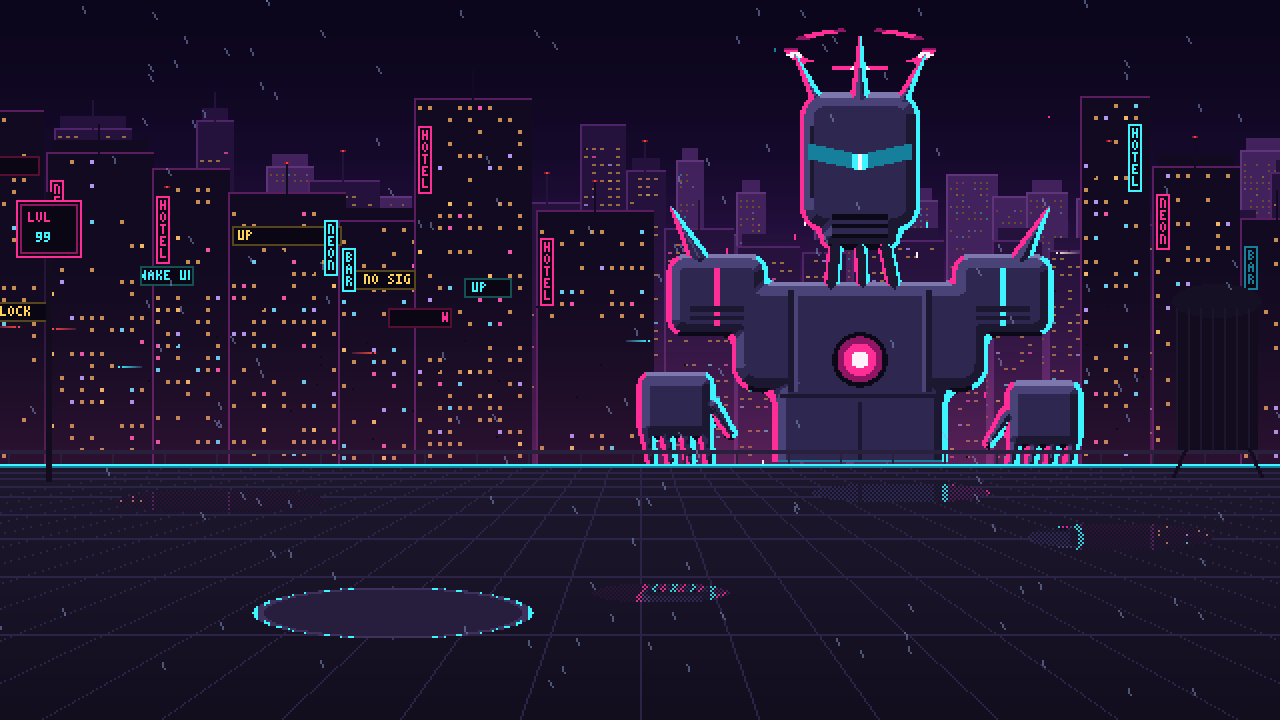
#> input picture triad-process-trial/assets/stages/neon_rooftop_still.png, 1280 x 720 px; its folder holds only this picture in this run
$ python -i styles.py   (imports and definitions only)
#> lines starting #> are read from the running program, lines starting #| are printed output that depends on the picture
### triad-process-trial/tools/aura3.py
"""v7 renderer: aura-first spirits, subtle faces, orbiting orbs, attack/hit/death, any scale.

Everything is evaluated in "body space" (the original 32x48 skeleton coordinates) and
rasterised natively at any scale SC, so near/far sprites stay crisp pixel art.
"""
import math, random
import numpy as np
from PIL import Image
from gen import ELEMENTS, SHADOW, hexc, body_sdf, smin, sd_capsule, sd_circle

TAU = 2 * math.pi
PAL = {el: [hexc(c) for c in cs] for el, cs in ELEMENTS.items()}
OUTLINE = (16, 10, 26, 255)
ORDER = ['fire', 'water', 'wind', 'light', 'dark']

# ------------------------------------------------------------------ noise
class Flow:
    """Sum of travelling sine waves; integer temporal freqs => seamless over t in [0,1)."""
    # [5 lines left out: function __init__, not called in this run]
    def __call__(self, x, y, t):
        return sum(a * np.sin(kx * x + ky * y + TAU * f * t + ph) for kx, ky, f, ph, a in self.w) / self.norm

# [69 lines left out: functions noises, elem_body, fields, not called in this run]

# ------------------------------------------------------------------ faces (small, low contrast)
FACES = {
    'fire':  (["E.....E", ".E...E."], 1),   # hot-headed glare
    'water': (["EE...EE"], 1),              # serene, eyes closed
    'wind':  ([".E...E.", ".E..E.E"], 1),   # trickster wink
    'light': ([".E...E.", ".E...E."], 1),   # wide-eyed, innocent
    'dark':  (["EE...EE"], 4),              # cold glowing stare
}

# ------------------------------------------------------------------ orbs
def orb_sprite(el, size=9):
#> called with el = 'fire', size = 7
    pal = PAL[el]
    c = (size - 1) / 2
    ys, xs = np.mgrid[0:size, 0:size].astype(float)
    x, y = xs - c, ys - c
    R = size / 2 - 0.4
    if el == 'fire':      # flame drop, tip curling up-right
        d = np.minimum(np.hypot(x, y - 1) - (R - 1.2), sd_capsule(x, y, 0, 0, 1.2, -R, R - 1.6, 0.2))
    elif el == 'water':   # droplet, symmetric tip up
        d = np.minimum(np.hypot(x, y - 1) - (R - 1.0), sd_capsule(x, y, 0, 0, 0, -R, R - 1.8, 0.2))
    elif el == 'wind':    # ball with a carved swirl
        d = np.hypot(x, y) - R
    elif el == 'light':   # 4-point star
        d = np.minimum(np.abs(x) * 0.45 + np.abs(y) - R * 0.95, np.abs(x) + np.abs(y) * 0.45 - R * 0.95)
        d = np.minimum(d, np.hypot(x, y) - R * 0.45)
    elif el == 'dark':    # crescent
        d = np.maximum(np.hypot(x, y) - R, -(np.hypot(x - R * 0.45, y + R * 0.35) - R * 0.72))
    img = Image.new('RGBA', (size, size), (0, 0, 0, 0)); px = img.load()
    for j in range(size):
        for i in range(size):
            if d[j, i] <= 0:
                depth = -d[j, i]
                lit = depth - 0.35 * (x[j, i] + y[j, i])
                k = 0 if depth < 0.8 else 1 if lit < 1.0 else 2 if lit < 2.0 else 3
                if el == 'dark':
                    k = 3 if depth < 0.8 else 2 if lit < 1.2 else 1
                px[i, j] = pal[k]
    if el == 'wind':
        for (i, j) in [(int(c) + dx, int(c) + dy) for dx, dy in ((-1, 0), (0, -1), (1, -1), (1, 0), (1, 1), (0, 1))]:
            if 0 <= i < size and 0 <= j < size: px[i, j] = pal[0]
    hi = (int(c) - 1, int(c) - 1) if el != 'dark' else (int(c) - 2, int(c))
    if el != 'light' and px[hi][3]: px[hi] = pal[4]
    if el == 'light': px[int(c), int(c)] = pal[4]
    out = Image.new('RGBA', (size + 2, size + 2), (0, 0, 0, 0)); op = out.load()
    for j in range(size):
        for i in range(size):
            if px[i, j][3]:
                for ddx, ddy in ((1, 0), (-1, 0), (0, 1), (0, -1)):
                    op[i + 1 + ddx, j + 1 + ddy] = OUTLINE
    out.alpha_composite(img, (1, 1))
    return out

ORB = {(el, s): orb_sprite(el, s) for el in ORDER for s in (7, 9)}

# ------------------------------------------------------------------ particles (body space)
# [51 lines left out: functions particles, burst, rise, not called in this run]

# ------------------------------------------------------------------ render one sprite frame
def canvas_size(SC):
    return int(round(66 * SC)), int(round(74 * SC))

# [125 lines left out: function render, not called in this run]

# ------------------------------------------------------------------ action timelines
def tl_idle(n):
    return [{} for _ in range(n)]

# [26 lines left out: functions tl_attack, tl_hit, tl_death, not called in this run]

### triad-process-trial/tools/gen.py
"""Base skeleton + shape helpers (signed-distance body) and the original v4 32x48 generator.
The current renderer (aura3.py) imports body_sdf, smin, sd_capsule, ELEMENTS, SHADOW, hexc from here.

Original notes:

LOCKED SPEC (shared by every element):
  canvas   : 32 x 48 px, transparent background
  anchor   : feet/ground point at (16, 44); ground shadow ellipse centered there
  body     : same humanoid skeleton for every element (head, torso, arms, legs)
  palette  : exactly 5 tones per element (rim, dark, mid, light, core) + 1 shared shadow
  frames   : 6-frame seamless idle loop, 10 fps
  view     : front / slight 3-4 view, light from above
"""
import math, random, sys
import numpy as np
from PIL import Image

W, H, FRAMES = 32, 48, 6
GROUND = (16, 44)
SHADOW = (12, 8, 24, 110)

def hexc(s):
    s = s.lstrip('#'); return tuple(int(s[i:i+2], 16) for i in (0, 2, 4)) + (255,)

ELEMENTS = {
    #          rim        dark       mid        light      core
    'fire':  ['#6b1a12', '#b8321a', '#ee6c1e', '#ffb83c', '#fff2a8'],
    'water': ['#10285e', '#1a5aa8', '#2d9bd8', '#86d8f2', '#e8fbff'],
    'wind':  ['#1b4a48', '#2e8a76', '#5ec79c', '#b4efc8', '#f2fff4'],
    'light': ['#7a5418', '#c4932c', '#f0cf52', '#fff1a2', '#ffffff'],
    'dark':  ['#120a1e', '#2c1244', '#56226f', '#9446b6', '#e2b2ff'],
}

# ---------------------------------------------------------------- shape
def sd_circle(x, y, cx, cy, r):
    return np.hypot(x - cx, y - cy) - r

def sd_capsule(x, y, ax, ay, bx, by, ra, rb):
    """Tapered capsule from a (radius ra) to b (radius rb)."""
    px, py = x - ax, y - ay
    vx, vy = bx - ax, by - ay
    h = np.clip((px * vx + py * vy) / (vx * vx + vy * vy), 0, 1)
    return np.hypot(px - vx * h, py - vy * h) - (ra + (rb - ra) * h)

def smin(a, b, k=2.0):
    h = np.clip(0.5 + 0.5 * (b - a) / k, 0, 1)
    return b * (1 - h) + a * h - k * h * (1 - h)

# [10 lines left out: function body_sdf, not called in this run]

# ---------------------------------------------------------------- noise (seamless in time)
class LoopNoise:
    # [180 lines left out: functions __init__, __call__, field, bands, particles, draw_frame and 1 more, not called in this run]

# [2 lines that do not run on import are left out]

### triad-process-trial/tools/boss.py
"""NULL MONARCH: cyberpunk boss renderer + its stage (rainy neon rooftop).

Same method as the spirits: the body is signed-distance shapes in a 100x120 "body space",
shaded into a locked palette, with animated parameters. Its "aura" is digital glitch.

Usage:
  python3 tools/boss.py OUT_DIR    -> boss previews + sprite sheet + stage still
"""
import math, random, sys, os, json
import numpy as np
from PIL import Image, ImageDraw
from gen import smin, sd_capsule

TAU = 2 * math.pi

# ------------------------------------------------------------------ locked boss palette (10 tones)
def hx(s): s = s.lstrip('#'); return tuple(int(s[i:i + 2], 16) for i in (0, 2, 4)) + (255,)
BP = {
    'M0': hx('#0b0918'),  # outline / deepest metal
    'M1': hx('#1d1832'),  # dark metal, panel seams
    'M2': hx('#2e2850'),  # base metal
    'M3': hx('#4a4378'),  # lit metal
    'M4': hx('#7d78ad'),  # top highlight
    'MGd': hx('#8e1663'), # magenta dark
    'MG': hx('#ff2e97'),  # neon magenta
    'CYd': hx('#167f9c'), # cyan dark
    'CY': hx('#3df4ff'),  # neon cyan
    'W': hx('#fff2fb'),   # hot white
}
SCB = 2.3
BW, BH = int(100 * SCB), int(120 * SCB)

# [176 lines left out: functions sd_box, boss_render, not called in this run]

# action timelines (dicts consumed per frame)
def btl_idle(n): return [{} for _ in range(n)]
# [12 lines left out: function btl_attack, not called in this run]
def btl_hit():
    return [{'flash': k < 1, 'glitch': [1.0, 0.9, 0.6, 0.4, 0.2, 0.0][k]} for k in range(6)]
def btl_intro(n=24):
    return [{'appear': min(1, k / (n - 6)), 'glitch': 0.8 * (1 - k / n)} for k in range(n)]
def btl_enrage():
    return [{'glitch': 1.2 if k % 3 else 0.4, 'charge': 0.5 + 0.5 * (k % 2), 'raise': 0.4} for k in range(16)]

# boss placement in the 640x360 scene
BOSS_X, BOSS_TOP = 430, 12
def boss_point(bx, by):
    return BOSS_X - BW / 2 + bx * SCB, BOSS_TOP + by * SCB
VISOR = boss_point(50, 28)
CORE = boss_point(50, 73)
#> further down, picture is the input picture: shape (720, 1280, 3); mean B, G, R 49.4, 22.6, 32.2

# ------------------------------------------------------------------ the stage: neon rooftop
SW, SH = 640, 360
ROOF = 232
WIN = [(255, 196, 110), (110, 220, 255), (255, 92, 180), (190, 160, 255)]
SIGNS = ['OVERCLOCK', 'NEURO GRAFT', 'SYNTH NOODLE', 'VOID BANK', 'NO SIGNAL', 'WAKE UP']

class City:
    # [168 lines left out: functions __init__, sky_layer, roof_layer, rain_layer, stage_frame, not called in this run]

# [36 lines that do not run on import are left out]

### triad-process-trial/tools/styles.py
"""Style exploration: the NULL MONARCH scene rebuilt in 3D (ray-marched signed distance fields),
then rendered as A) HD pixel art, B) graphic-novel comic, C) cinematic CGI.

Usage: python3 tools/styles.py OUT_DIR
"""
import math, os, random, sys
import numpy as np
from PIL import Image, ImageFilter, ImageDraw
import aura3 as A
import boss as B
from battle_ui import text, text_w

TAU = 2 * math.pi
W, H = 960, 540          # ray-march resolution
OW, OH = 1280, 720       # output resolution

# ------------------------------------------------------------------ 3D SDF primitives (p = tuple of arrays)
def length3(x, y, z): return np.sqrt(x * x + y * y + z * z)
def rbox(p, c, h, r):
    qx = np.abs(p[0] - c[0]) - (h[0] - r); qy = np.abs(p[1] - c[1]) - (h[1] - r); qz = np.abs(p[2] - c[2]) - (h[2] - r)
    return length3(np.maximum(qx, 0), np.maximum(qy, 0), np.maximum(qz, 0)) + np.minimum(np.maximum(qx, np.maximum(qy, qz)), 0) - r
# [5 lines left out: function cap, not called in this run]
def torus(p, c, R, r):
    q = np.hypot(p[0] - c[0], p[2] - c[2]) - R
    return np.hypot(q, p[1] - c[1]) - r
def cyl_z(p, c, r, hl):
    dx = np.hypot(p[0] - c[0], p[1] - c[1]) - r; dz = np.abs(p[2] - c[2]) - hl
    return np.minimum(np.maximum(dx, dz), 0) + np.hypot(np.maximum(dx, 0), np.maximum(dz, 0))
def smin(a, b, k):
    h = np.clip(0.5 + 0.5 * (b - a) / k, 0, 1)
    return b * (1 - h) + a * h - k * h * (1 - h)

T_NOW = 0.0
# [38 lines left out: function scene, not called in this run]

# ------------------------------------------------------------------ camera
CAM = np.array([-38.0, 64.0, 190.0]); TGT = np.array([-2.0, 50.0, 0.0]); FOV = 44
# [2 lines not run here, left out]
up = np.cross(right, fwd)
# [6 lines left out: function project, not called in this run]

ROOF_Y, EDGE_Z = 18.0, 25.0
LIGHTS = [  # pos, colour, intensity
    (np.array([-90, 75, 70]), np.array([1.0, 0.16, 0.58]), 1.5),   # magenta neon left
    (np.array([95, 70, 70]), np.array([0.18, 0.92, 1.0]), 1.5),    # cyan neon right
    (np.array([0, 220, 120]), np.array([0.45, 0.42, 0.62]), 0.7),  # cool sky fill
    (np.array([-40, 30, 120]), np.array([1.0, 0.45, 0.12]), 0.6),  # warm bounce from the fire spirit
]

# [203 lines left out: functions sample, march, normal, shade_boss, city_backdrop, build_frame and 2 more, not called in this run]

# ------------------------------------------------------------------ post: bloom, grade, lens
def post(img, rain_seed=1, grain=True):
#> called with rain_seed = 1, grain = True
    img = np.clip(img, 0, 8)
    lum = img.max(axis=2, keepdims=True)
#> lum: shape (720, 1280, 1); every value is 8
    bright = np.clip(img - 0.75, 0, None)
    b8 = (np.clip(bright / 4, 0, 1) * 255).astype(np.uint8)
#> b8: shape (720, 1280, 3); every value is 255
    bi = Image.fromarray(b8)
    bloom = (np.asarray(bi.filter(ImageFilter.GaussianBlur(6))).astype(float) * 0.9 +
             np.asarray(bi.filter(ImageFilter.GaussianBlur(22))).astype(float) * 1.4) / 255 * 4
#> bloom: shape (720, 1280, 3) float64; every value is 9.2
    img = img + bloom * 0.6
    # ACES-ish tonemap
    a, b, c, d, e = 2.51, 0.03, 2.43, 0.59, 0.14
    img = np.clip((img * (a * img + b)) / (img * (c * img + d) + e), 0, 1)
#> img: shape (720, 1280, 3) float64; every value is 1
    # grade: teal shadows, magenta highlights
    l = img.mean(axis=2, keepdims=True)
#> l: shape (720, 1280, 1) float64; every value is 1
    img = img + (1 - l) * np.array([-0.01, 0.015, 0.03]) + l * np.array([0.03, -0.01, 0.02])
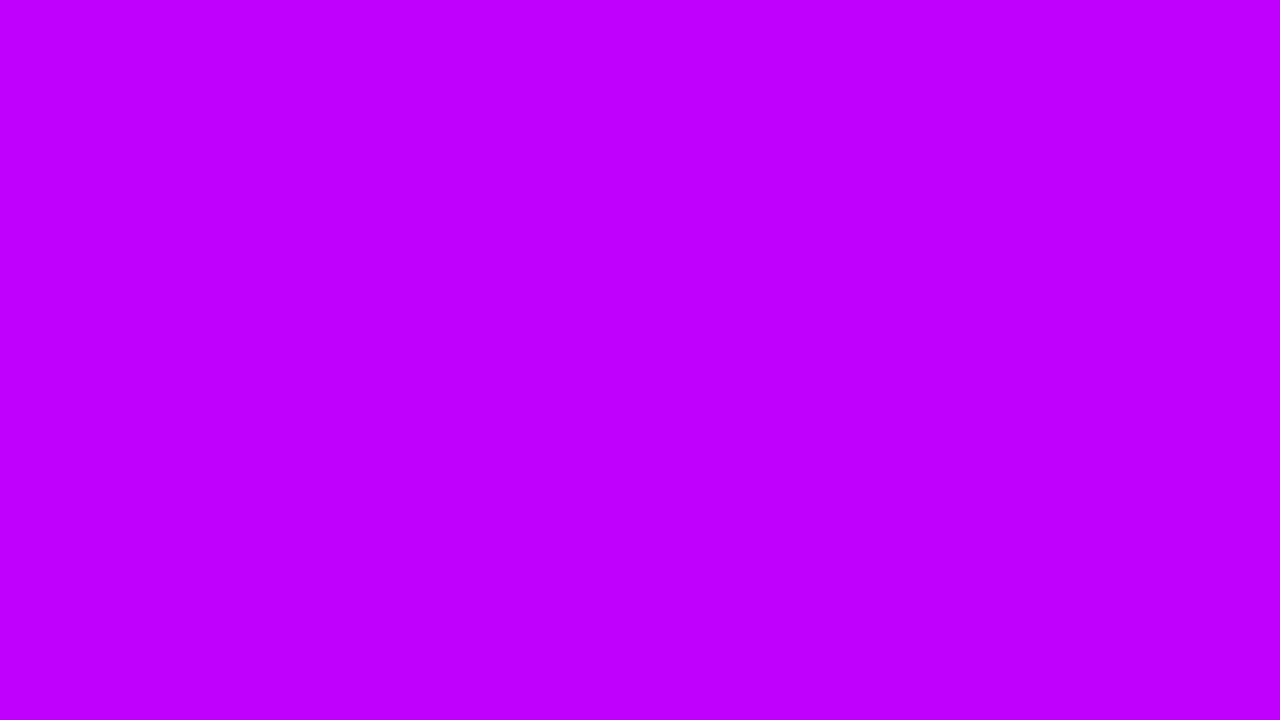
#> img: shape (720, 1280, 3) float64; mean of channels 0, 1, 2 1.03, 0.99, 1.02; drawn with min black and max white
    img = np.clip(img, 0, 1) ** (1 / 1.05)
    h, w = img.shape[:2]
#> h = 720; w = 1280
    # rain streaks
    r = random.Random(rain_seed)
    rain = Image.new('L', (w, h), 0); dr = ImageDraw.Draw(rain)
#> after `rain = Image.new('L', (w, h), 0)`: rain: PIL image 1280x720 L; every value is 0
    for _ in range(420):
        x, y, L = r.uniform(-100, w), r.uniform(-50, h), r.uniform(18, 60)
        dr.line([(x, y), (x + L * 0.25, y + L)], fill=r.randint(25, 70), width=1)
    for _ in range(14):  # a few big out-of-focus drops in the foreground
        x, y, L = r.uniform(0, w), r.uniform(0, h), r.uniform(80, 160)
        dr.line([(x, y), (x + L * 0.25, y + L)], fill=r.randint(20, 40), width=3)
#> this loop made 14 passes
#> (x, y, L) on passes 1 to 12: (545.6, 341.3, 81.85), (1190.4, 474.6, 126.2), (1218.8, 311.4, 136.6), (433.8, 465.8, 95.62), (1029.4, 685.4, 146.6), (845.4, 676.7, 148.4), (871, 414.5, 148.6), (772.8, 119.1, 101.5), (385.9, 550.8, 111.7), (331.7, 223.4, 128.4), (1000.9, 329.4, 108.4), (568.5, 503.6, 154)
    rn = np.asarray(rain.filter(ImageFilter.GaussianBlur(0.6))).astype(float)[..., None] / 255
    img = img + rn * np.array([0.7, 0.8, 1.0]) * 0.9
    # chromatic aberration toward the edges
    out = img.copy()
    out[..., 0] = np.roll(img[..., 0], 2, axis=1)
    out[..., 2] = np.roll(img[..., 2], -2, axis=1)
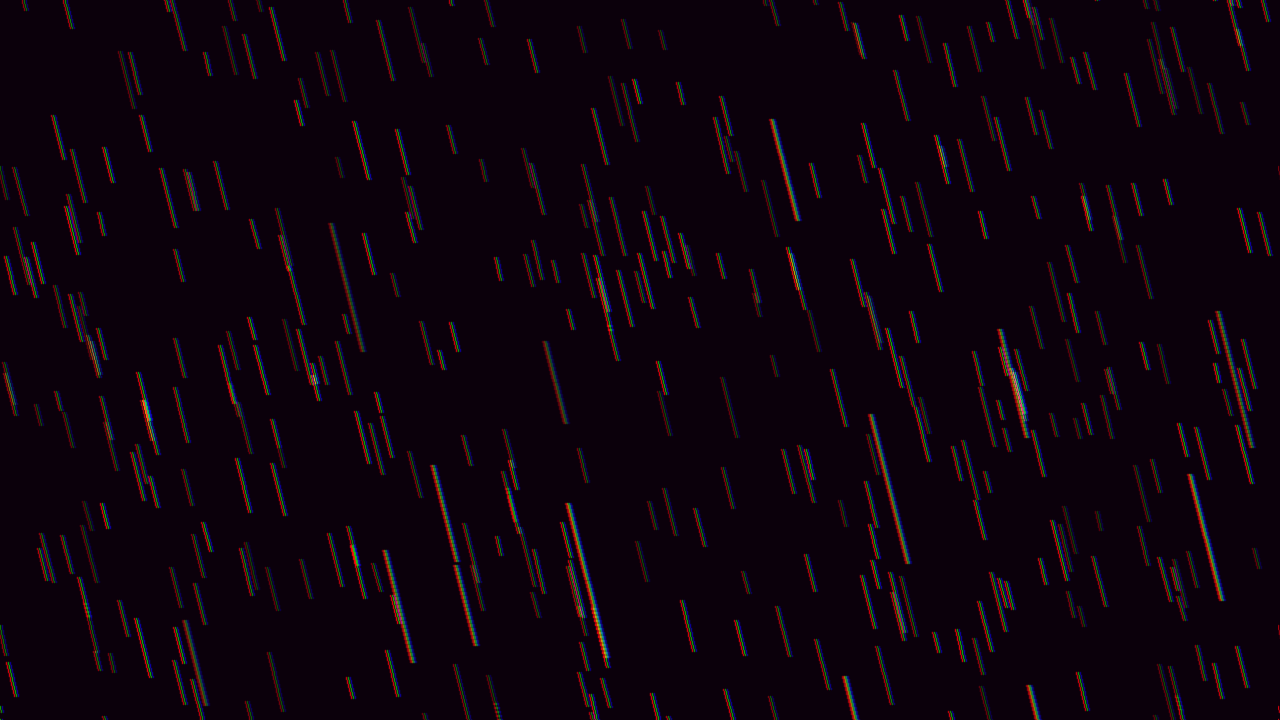
#> out: shape (720, 1280, 3) float64; mean of channels 0, 1, 2 1, 0.993, 1; drawn with min black and max white
    jj, ii = np.mgrid[0:h, 0:w]
    rr = np.hypot((ii - w / 2) / (w / 2), (jj - h / 2) / (h / 2))
    mix = np.clip(rr - 0.4, 0, 1)[..., None]
    img = img * (1 - mix) + out * mix
    img *= (1 - 0.45 * np.clip(rr - 0.35, 0, 1) ** 1.6)[..., None]  # vignette
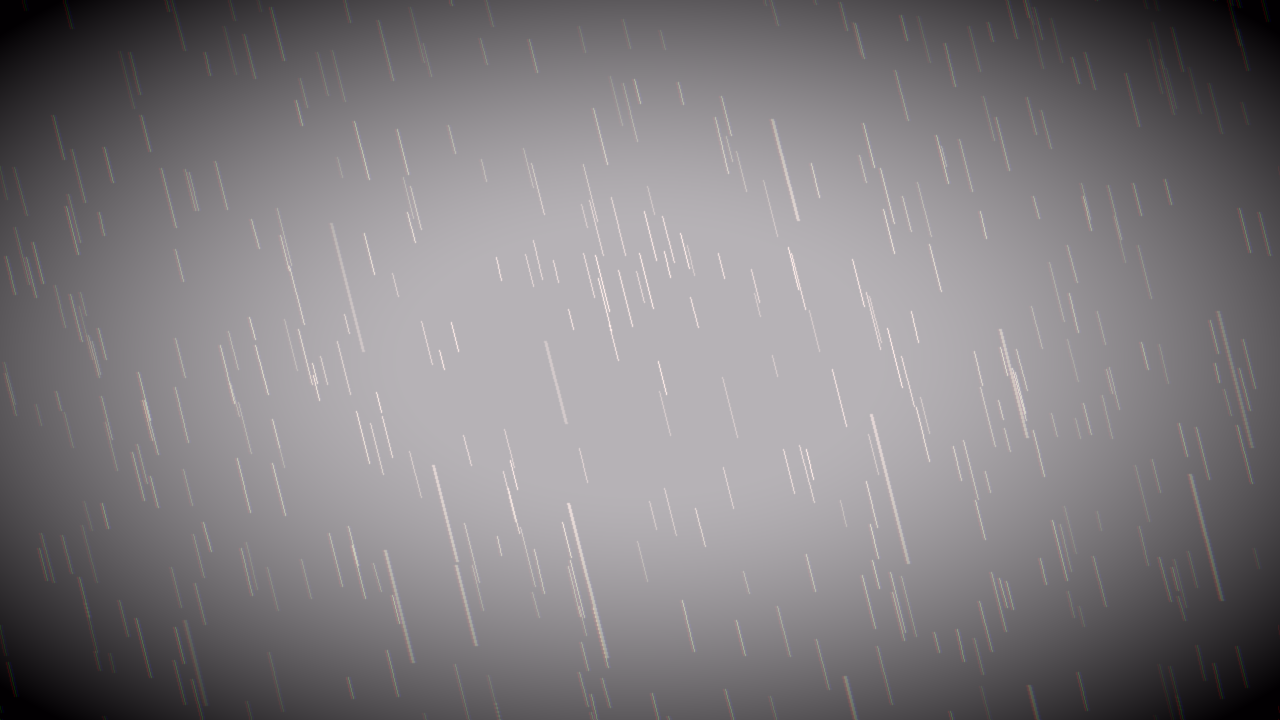
#> img: shape (720, 1280, 3) float64; mean of channels 0, 1, 2 0.865, 0.857, 0.865; drawn with min black and max white
    if grain:
        img += np.random.default_rng(rain_seed).normal(0, 0.018, img.shape)
    return np.clip(img, 0, 1)
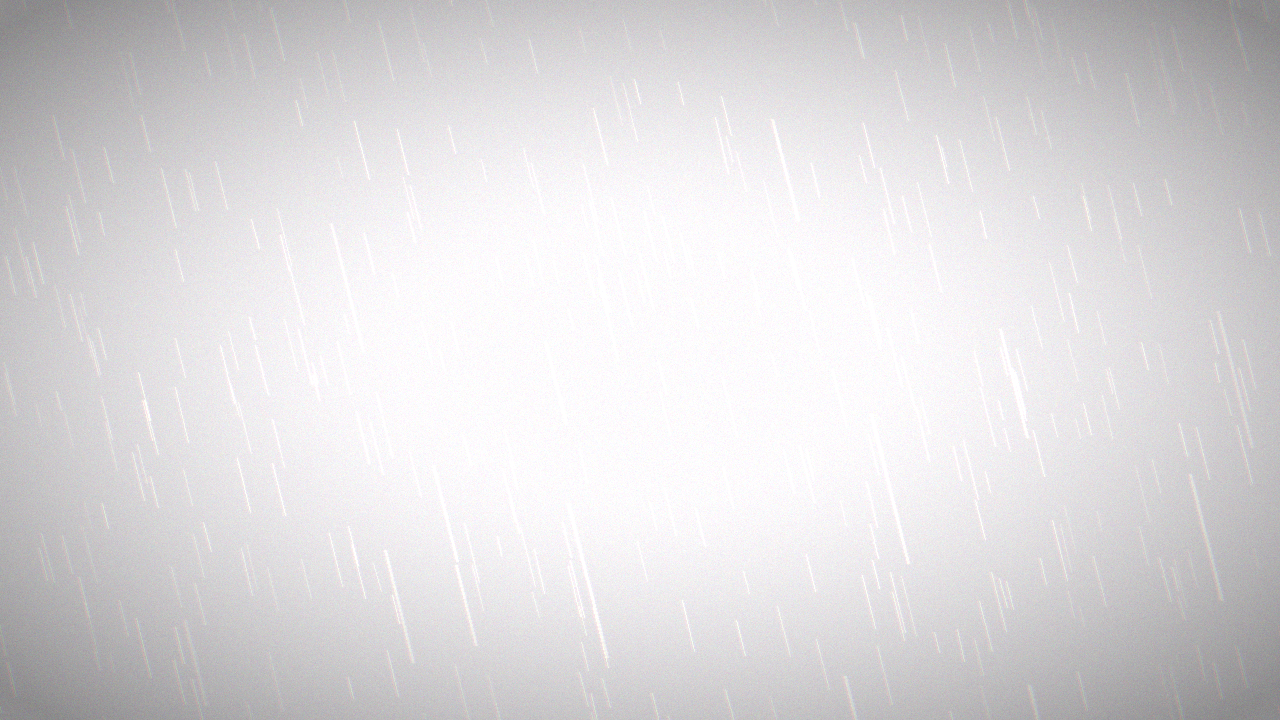
#> returned value: shape (720, 1280, 3) float64; mean of channels 0, 1, 2 0.863, 0.856, 0.864; drawn as B, G, R

# ------------------------------------------------------------------ style A: HD pixel art from the render
BAYER = (np.array([[0, 8, 2, 10], [12, 4, 14, 6], [3, 11, 1, 9], [15, 7, 13, 5]]) + 0.5) / 16 - 0.5

ACCENTS = np.array([  # always kept in the pixel palette so key hues survive quantisation
    (64, 10, 6), (150, 30, 8), (240, 90, 20), (255, 170, 60), (255, 236, 170),     # fire ramp
    (20, 120, 150), (70, 235, 255), (150, 20, 90), (255, 50, 160), (255, 245, 252),  # neon + white
    (8, 6, 16), (24, 18, 40)], float)

# [52 lines left out: functions to_pixel, comic, label, not called in this run]

# [13 lines not run here, left out]

>>> import cv2
>>> picture = cv2.imread('../assets/stages/neon_rooftop_still.png')
>>> result = post(picture)
